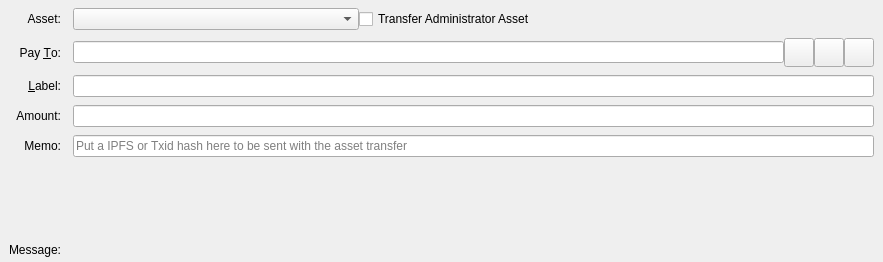
<?xml version="1.0" encoding="UTF-8"?>
<ui version="4.0">
 <class>SendAssetsEntry</class>
 <widget class="QStackedWidget" name="SendAssetsEntry">
  <property name="geometry">
   <rect>
    <x>0</x>
    <y>0</y>
    <width>883</width>
    <height>262</height>
   </rect>
  </property>
  <property name="focusPolicy">
   <enum>Qt::TabFocus</enum>
  </property>
  <property name="autoFillBackground">
   <bool>false</bool>
  </property>
  <property name="currentIndex">
   <number>0</number>
  </property>
  <widget class="QFrame" name="SendCoins">
   <property name="toolTip">
    <string>This is an asset payment</string>
   </property>
   <property name="frameShape">
    <enum>QFrame::NoFrame</enum>
   </property>
   <layout class="QGridLayout" name="gridLayout">
    <property name="topMargin">
     <number>8</number>
    </property>
    <property name="bottomMargin">
     <number>4</number>
    </property>
    <property name="horizontalSpacing">
     <number>12</number>
    </property>
    <property name="verticalSpacing">
     <number>8</number>
    </property>
    <item row="9" column="1">
     <widget class="QLabel" name="messageTextLabel">
      <property name="toolTip">
       <string>A message that was attached to the Dynamic: URI which will be stored with the transaction for your reference. Note: This message will not be sent over the Dynamic network.</string>
      </property>
      <property name="textFormat">
       <enum>Qt::PlainText</enum>
      </property>
     </widget>
    </item>
    <item row="7" column="1">
     <widget class="QLabel" name="assetAmountLabel">
      <property name="text">
       <string/>
      </property>
      <property name="alignment">
       <set>Qt::AlignRight|Qt::AlignTrailing|Qt::AlignVCenter</set>
      </property>
     </widget>
    </item>
    <item row="5" column="0">
     <widget class="QLabel" name="memoLabel">
      <property name="text">
       <string>Memo:</string>
      </property>
      <property name="alignment">
       <set>Qt::AlignRight|Qt::AlignTrailing|Qt::AlignVCenter</set>
      </property>
     </widget>
    </item>
    <item row="4" column="0">
     <widget class="QLabel" name="amountLabel">
      <property name="text">
       <string>Amount:</string>
      </property>
      <property name="alignment">
       <set>Qt::AlignRight|Qt::AlignTrailing|Qt::AlignVCenter</set>
      </property>
     </widget>
    </item>
    <item row="3" column="1">
     <widget class="QLineEdit" name="addAsLabel">
      <property name="toolTip">
       <string>Enter a label for this address to add it to the list of used addresses</string>
      </property>
     </widget>
    </item>
    <item row="3" column="0">
     <widget class="QLabel" name="labellLabel">
      <property name="text">
       <string>&amp;Label:</string>
      </property>
      <property name="alignment">
       <set>Qt::AlignRight|Qt::AlignTrailing|Qt::AlignVCenter</set>
      </property>
      <property name="buddy">
       <cstring>addAsLabel</cstring>
      </property>
     </widget>
    </item>
    <item row="8" column="1">
     <widget class="QLabel" name="ownershipWarningMessage">
      <property name="text">
       <string/>
      </property>
     </widget>
    </item>
    <item row="1" column="0">
     <widget class="QLabel" name="assetBoxLabel">
      <property name="text">
       <string>Asset:</string>
      </property>
      <property name="alignment">
       <set>Qt::AlignRight|Qt::AlignTrailing|Qt::AlignVCenter</set>
      </property>
     </widget>
    </item>
    <item row="4" column="1">
     <layout class="QHBoxLayout" name="horizontalLayoutAmount" stretch="0">
      <item>
       <widget class="AssetAmountField" name="payAssetAmount"/>
      </item>
     </layout>
    </item>
    <item row="2" column="1">
     <layout class="QHBoxLayout" name="payToLayout">
      <property name="spacing">
       <number>0</number>
      </property>
      <item>
       <widget class="QValidatedLineEdit" name="payTo">
        <property name="toolTip">
         <string>The Dynamic address to send the payment to</string>
        </property>
       </widget>
      </item>
      <item>
       <widget class="QToolButton" name="addressBookButton">
        <property name="toolTip">
         <string>Choose previously used address</string>
        </property>
        <property name="text">
         <string/>
        </property>
        <property name="icon">
         <iconset resource="../dynamic.qrc">
          <normaloff>:/icons/address-book</normaloff>:/icons/address-book</iconset>
        </property>
        <property name="iconSize">
         <size>
          <width>22</width>
          <height>22</height>
         </size>
        </property>
        <property name="shortcut">
         <string>Alt+A</string>
        </property>
       </widget>
      </item>
      <item>
       <widget class="QToolButton" name="pasteButton">
        <property name="toolTip">
         <string>Paste address from clipboard</string>
        </property>
        <property name="text">
         <string/>
        </property>
        <property name="icon">
         <iconset resource="../dynamic.qrc">
          <normaloff>:/icons/editpaste</normaloff>:/icons/editpaste</iconset>
        </property>
        <property name="iconSize">
         <size>
          <width>22</width>
          <height>22</height>
         </size>
        </property>
        <property name="shortcut">
         <string>Alt+P</string>
        </property>
       </widget>
      </item>
      <item>
       <widget class="QToolButton" name="deleteButton">
        <property name="toolTip">
         <string>Remove this entry</string>
        </property>
        <property name="text">
         <string/>
        </property>
        <property name="icon">
         <iconset resource="../dynamic.qrc">
          <normaloff>:/icons/remove</normaloff>:/icons/remove</iconset>
        </property>
        <property name="iconSize">
         <size>
          <width>22</width>
          <height>22</height>
         </size>
        </property>
       </widget>
      </item>
     </layout>
    </item>
    <item row="10" column="0">
     <widget class="QLabel" name="messageLabel">
      <property name="text">
       <string>Message:</string>
      </property>
      <property name="alignment">
       <set>Qt::AlignRight|Qt::AlignTrailing|Qt::AlignVCenter</set>
      </property>
     </widget>
    </item>
    <item row="2" column="0">
     <widget class="QLabel" name="payToLabel">
      <property name="text">
       <string>Pay &amp;To:</string>
      </property>
      <property name="alignment">
       <set>Qt::AlignRight|Qt::AlignTrailing|Qt::AlignVCenter</set>
      </property>
      <property name="buddy">
       <cstring>payTo</cstring>
      </property>
     </widget>
    </item>
    <item row="1" column="1">
     <layout class="QHBoxLayout" name="horizontalLayout_3">
      <property name="spacing">
       <number>0</number>
      </property>
      <item>
       <widget class="QComboBox" name="assetSelectionBox">
        <property name="minimumContentsLength">
         <number>32</number>
        </property>
       </widget>
      </item>
      <item>
       <widget class="QCheckBox" name="administratorCheckbox">
        <property name="text">
         <string>Transfer Administrator Asset</string>
        </property>
       </widget>
      </item>
      <item>
       <spacer name="horizontalSpacer">
        <property name="orientation">
         <enum>Qt::Horizontal</enum>
        </property>
        <property name="sizeHint" stdset="0">
         <size>
          <width>40</width>
          <height>20</height>
         </size>
        </property>
       </spacer>
      </item>
     </layout>
    </item>
    <item row="5" column="1">
     <widget class="QLineEdit" name="memoBox">
      <property name="maxLength">
       <number>64</number>
      </property>
      <property name="placeholderText">
       <string>Put a IPFS or Txid hash here to be sent with the asset transfer</string>
      </property>
     </widget>
    </item>
   </layout>
  </widget>
  <widget class="QFrame" name="SendCoins_UnauthenticatedPaymentRequest">
   <property name="palette">
    <palette>
     <active>
      <colorrole role="WindowText">
       <brush brushstyle="SolidPattern">
        <color alpha="255">
         <red>0</red>
         <green>0</green>
         <blue>0</blue>
        </color>
       </brush>
      </colorrole>
      <colorrole role="Button">
       <brush brushstyle="SolidPattern">
        <color alpha="255">
         <red>255</red>
         <green>255</green>
         <blue>127</blue>
        </color>
       </brush>
      </colorrole>
      <colorrole role="Light">
       <brush brushstyle="SolidPattern">
        <color alpha="255">
         <red>255</red>
         <green>255</green>
         <blue>255</blue>
        </color>
       </brush>
      </colorrole>
      <colorrole role="Midlight">
       <brush brushstyle="SolidPattern">
        <color alpha="255">
         <red>255</red>
         <green>255</green>
         <blue>191</blue>
        </color>
       </brush>
      </colorrole>
      <colorrole role="Dark">
       <brush brushstyle="SolidPattern">
        <color alpha="255">
         <red>127</red>
         <green>127</green>
         <blue>63</blue>
        </color>
       </brush>
      </colorrole>
      <colorrole role="Mid">
       <brush brushstyle="SolidPattern">
        <color alpha="255">
         <red>170</red>
         <green>170</green>
         <blue>84</blue>
        </color>
       </brush>
      </colorrole>
      <colorrole role="Text">
       <brush brushstyle="SolidPattern">
        <color alpha="255">
         <red>0</red>
         <green>0</green>
         <blue>0</blue>
        </color>
       </brush>
      </colorrole>
      <colorrole role="BrightText">
       <brush brushstyle="SolidPattern">
        <color alpha="255">
         <red>255</red>
         <green>255</green>
         <blue>255</blue>
        </color>
       </brush>
      </colorrole>
      <colorrole role="ButtonText">
       <brush brushstyle="SolidPattern">
        <color alpha="255">
         <red>0</red>
         <green>0</green>
         <blue>0</blue>
        </color>
       </brush>
      </colorrole>
      <colorrole role="Base">
       <brush brushstyle="SolidPattern">
        <color alpha="255">
         <red>255</red>
         <green>255</green>
         <blue>255</blue>
        </color>
       </brush>
      </colorrole>
      <colorrole role="Window">
       <brush brushstyle="SolidPattern">
        <color alpha="255">
         <red>255</red>
         <green>255</green>
         <blue>127</blue>
        </color>
       </brush>
      </colorrole>
      <colorrole role="Shadow">
       <brush brushstyle="SolidPattern">
        <color alpha="255">
         <red>0</red>
         <green>0</green>
         <blue>0</blue>
        </color>
       </brush>
      </colorrole>
      <colorrole role="AlternateBase">
       <brush brushstyle="SolidPattern">
        <color alpha="255">
         <red>255</red>
         <green>255</green>
         <blue>191</blue>
        </color>
       </brush>
      </colorrole>
      <colorrole role="ToolTipBase">
       <brush brushstyle="SolidPattern">
        <color alpha="255">
         <red>255</red>
         <green>255</green>
         <blue>220</blue>
        </color>
       </brush>
      </colorrole>
      <colorrole role="ToolTipText">
       <brush brushstyle="SolidPattern">
        <color alpha="255">
         <red>0</red>
         <green>0</green>
         <blue>0</blue>
        </color>
       </brush>
      </colorrole>
     </active>
     <inactive>
      <colorrole role="WindowText">
       <brush brushstyle="SolidPattern">
        <color alpha="255">
         <red>0</red>
         <green>0</green>
         <blue>0</blue>
        </color>
       </brush>
      </colorrole>
      <colorrole role="Button">
       <brush brushstyle="SolidPattern">
        <color alpha="255">
         <red>255</red>
         <green>255</green>
         <blue>127</blue>
        </color>
       </brush>
      </colorrole>
      <colorrole role="Light">
       <brush brushstyle="SolidPattern">
        <color alpha="255">
         <red>255</red>
         <green>255</green>
         <blue>255</blue>
        </color>
       </brush>
      </colorrole>
      <colorrole role="Midlight">
       <brush brushstyle="SolidPattern">
        <color alpha="255">
         <red>255</red>
         <green>255</green>
         <blue>191</blue>
        </color>
       </brush>
      </colorrole>
      <colorrole role="Dark">
       <brush brushstyle="SolidPattern">
        <color alpha="255">
         <red>127</red>
         <green>127</green>
         <blue>63</blue>
        </color>
       </brush>
      </colorrole>
      <colorrole role="Mid">
       <brush brushstyle="SolidPattern">
        <color alpha="255">
         <red>170</red>
         <green>170</green>
         <blue>84</blue>
        </color>
       </brush>
      </colorrole>
      <colorrole role="Text">
       <brush brushstyle="SolidPattern">
        <color alpha="255">
         <red>0</red>
         <green>0</green>
         <blue>0</blue>
        </color>
       </brush>
      </colorrole>
      <colorrole role="BrightText">
       <brush brushstyle="SolidPattern">
        <color alpha="255">
         <red>255</red>
         <green>255</green>
         <blue>255</blue>
        </color>
       </brush>
      </colorrole>
      <colorrole role="ButtonText">
       <brush brushstyle="SolidPattern">
        <color alpha="255">
         <red>0</red>
         <green>0</green>
         <blue>0</blue>
        </color>
       </brush>
      </colorrole>
      <colorrole role="Base">
       <brush brushstyle="SolidPattern">
        <color alpha="255">
         <red>255</red>
         <green>255</green>
         <blue>255</blue>
        </color>
       </brush>
      </colorrole>
      <colorrole role="Window">
       <brush brushstyle="SolidPattern">
        <color alpha="255">
         <red>255</red>
         <green>255</green>
         <blue>127</blue>
        </color>
       </brush>
      </colorrole>
      <colorrole role="Shadow">
       <brush brushstyle="SolidPattern">
        <color alpha="255">
         <red>0</red>
         <green>0</green>
         <blue>0</blue>
        </color>
       </brush>
      </colorrole>
      <colorrole role="AlternateBase">
       <brush brushstyle="SolidPattern">
        <color alpha="255">
         <red>255</red>
         <green>255</green>
         <blue>191</blue>
        </color>
       </brush>
      </colorrole>
      <colorrole role="ToolTipBase">
       <brush brushstyle="SolidPattern">
        <color alpha="255">
         <red>255</red>
         <green>255</green>
         <blue>220</blue>
        </color>
       </brush>
      </colorrole>
      <colorrole role="ToolTipText">
       <brush brushstyle="SolidPattern">
        <color alpha="255">
         <red>0</red>
         <green>0</green>
         <blue>0</blue>
        </color>
       </brush>
      </colorrole>
     </inactive>
     <disabled>
      <colorrole role="WindowText">
       <brush brushstyle="SolidPattern">
        <color alpha="255">
         <red>127</red>
         <green>127</green>
         <blue>63</blue>
        </color>
       </brush>
      </colorrole>
      <colorrole role="Button">
       <brush brushstyle="SolidPattern">
        <color alpha="255">
         <red>255</red>
         <green>255</green>
         <blue>127</blue>
        </color>
       </brush>
      </colorrole>
      <colorrole role="Light">
       <brush brushstyle="SolidPattern">
        <color alpha="255">
         <red>255</red>
         <green>255</green>
         <blue>255</blue>
        </color>
       </brush>
      </colorrole>
      <colorrole role="Midlight">
       <brush brushstyle="SolidPattern">
        <color alpha="255">
         <red>255</red>
         <green>255</green>
         <blue>191</blue>
        </color>
       </brush>
      </colorrole>
      <colorrole role="Dark">
       <brush brushstyle="SolidPattern">
        <color alpha="255">
         <red>127</red>
         <green>127</green>
         <blue>63</blue>
        </color>
       </brush>
      </colorrole>
      <colorrole role="Mid">
       <brush brushstyle="SolidPattern">
        <color alpha="255">
         <red>170</red>
         <green>170</green>
         <blue>84</blue>
        </color>
       </brush>
      </colorrole>
      <colorrole role="Text">
       <brush brushstyle="SolidPattern">
        <color alpha="255">
         <red>127</red>
         <green>127</green>
         <blue>63</blue>
        </color>
       </brush>
      </colorrole>
      <colorrole role="BrightText">
       <brush brushstyle="SolidPattern">
        <color alpha="255">
         <red>255</red>
         <green>255</green>
         <blue>255</blue>
        </color>
       </brush>
      </colorrole>
      <colorrole role="ButtonText">
       <brush brushstyle="SolidPattern">
        <color alpha="255">
         <red>127</red>
         <green>127</green>
         <blue>63</blue>
        </color>
       </brush>
      </colorrole>
      <colorrole role="Base">
       <brush brushstyle="SolidPattern">
        <color alpha="255">
         <red>255</red>
         <green>255</green>
         <blue>127</blue>
        </color>
       </brush>
      </colorrole>
      <colorrole role="Window">
       <brush brushstyle="SolidPattern">
        <color alpha="255">
         <red>255</red>
         <green>255</green>
         <blue>127</blue>
        </color>
       </brush>
      </colorrole>
      <colorrole role="Shadow">
       <brush brushstyle="SolidPattern">
        <color alpha="255">
         <red>0</red>
         <green>0</green>
         <blue>0</blue>
        </color>
       </brush>
      </colorrole>
      <colorrole role="AlternateBase">
       <brush brushstyle="SolidPattern">
        <color alpha="255">
         <red>255</red>
         <green>255</green>
         <blue>127</blue>
        </color>
       </brush>
      </colorrole>
      <colorrole role="ToolTipBase">
       <brush brushstyle="SolidPattern">
        <color alpha="255">
         <red>255</red>
         <green>255</green>
         <blue>220</blue>
        </color>
       </brush>
      </colorrole>
      <colorrole role="ToolTipText">
       <brush brushstyle="SolidPattern">
        <color alpha="255">
         <red>0</red>
         <green>0</green>
         <blue>0</blue>
        </color>
       </brush>
      </colorrole>
     </disabled>
    </palette>
   </property>
   <property name="toolTip">
    <string>This is an unauthenticated payment request.</string>
   </property>
   <property name="autoFillBackground">
    <bool>true</bool>
   </property>
   <property name="frameShape">
    <enum>QFrame::NoFrame</enum>
   </property>
   <layout class="QGridLayout" name="gridLayout_is">
    <property name="spacing">
     <number>12</number>
    </property>
    <item row="0" column="0">
     <widget class="QLabel" name="payToLabel_is">
      <property name="text">
       <string>Pay To:</string>
      </property>
      <property name="alignment">
       <set>Qt::AlignRight|Qt::AlignTrailing|Qt::AlignVCenter</set>
      </property>
     </widget>
    </item>
    <item row="0" column="1">
     <layout class="QHBoxLayout" name="payToLayout_is">
      <property name="spacing">
       <number>0</number>
      </property>
      <item>
       <widget class="QLabel" name="payTo_is"/>
      </item>
      <item>
       <widget class="QToolButton" name="deleteButton_is">
        <property name="toolTip">
         <string>Remove this entry</string>
        </property>
        <property name="text">
         <string/>
        </property>
        <property name="icon">
         <iconset resource="../dynamic.qrc">
          <normaloff>:/icons/remove</normaloff>:/icons/remove</iconset>
        </property>
       </widget>
      </item>
     </layout>
    </item>
    <item row="1" column="0">
     <widget class="QLabel" name="memoLabel_is">
      <property name="text">
       <string>Memo:</string>
      </property>
      <property name="alignment">
       <set>Qt::AlignRight|Qt::AlignTrailing|Qt::AlignVCenter</set>
      </property>
     </widget>
    </item>
    <item row="1" column="1">
     <widget class="QLabel" name="memoTextLabel_is">
      <property name="textFormat">
       <enum>Qt::PlainText</enum>
      </property>
     </widget>
    </item>
    <item row="2" column="0">
     <widget class="QLabel" name="amountLabel_is">
      <property name="text">
       <string>A&amp;mount:</string>
      </property>
      <property name="alignment">
       <set>Qt::AlignRight|Qt::AlignTrailing|Qt::AlignVCenter</set>
      </property>
      <property name="buddy">
       <cstring>payAmount_is</cstring>
      </property>
     </widget>
    </item>
    <item row="2" column="1">
     <widget class="QLineEdit" name="payAmount_is">
      <property name="acceptDrops">
       <bool>false</bool>
      </property>
     </widget>
    </item>
   </layout>
  </widget>
  <widget class="QFrame" name="SendCoins_AuthenticatedPaymentRequest">
   <property name="palette">
    <palette>
     <active>
      <colorrole role="WindowText">
       <brush brushstyle="SolidPattern">
        <color alpha="255">
         <red>0</red>
         <green>0</green>
         <blue>0</blue>
        </color>
       </brush>
      </colorrole>
      <colorrole role="Button">
       <brush brushstyle="SolidPattern">
        <color alpha="255">
         <red>140</red>
         <green>232</green>
         <blue>119</blue>
        </color>
       </brush>
      </colorrole>
      <colorrole role="Light">
       <brush brushstyle="SolidPattern">
        <color alpha="255">
         <red>230</red>
         <green>255</green>
         <blue>224</blue>
        </color>
       </brush>
      </colorrole>
      <colorrole role="Midlight">
       <brush brushstyle="SolidPattern">
        <color alpha="255">
         <red>185</red>
         <green>243</green>
         <blue>171</blue>
        </color>
       </brush>
      </colorrole>
      <colorrole role="Dark">
       <brush brushstyle="SolidPattern">
        <color alpha="255">
         <red>70</red>
         <green>116</green>
         <blue>59</blue>
        </color>
       </brush>
      </colorrole>
      <colorrole role="Mid">
       <brush brushstyle="SolidPattern">
        <color alpha="255">
         <red>93</red>
         <green>155</green>
         <blue>79</blue>
        </color>
       </brush>
      </colorrole>
      <colorrole role="Text">
       <brush brushstyle="SolidPattern">
        <color alpha="255">
         <red>0</red>
         <green>0</green>
         <blue>0</blue>
        </color>
       </brush>
      </colorrole>
      <colorrole role="BrightText">
       <brush brushstyle="SolidPattern">
        <color alpha="255">
         <red>155</red>
         <green>255</green>
         <blue>147</blue>
        </color>
       </brush>
      </colorrole>
      <colorrole role="ButtonText">
       <brush brushstyle="SolidPattern">
        <color alpha="255">
         <red>0</red>
         <green>0</green>
         <blue>0</blue>
        </color>
       </brush>
      </colorrole>
      <colorrole role="Base">
       <brush brushstyle="SolidPattern">
        <color alpha="255">
         <red>119</red>
         <green>255</green>
         <blue>233</blue>
        </color>
       </brush>
      </colorrole>
      <colorrole role="Window">
       <brush brushstyle="SolidPattern">
        <color alpha="255">
         <red>140</red>
         <green>232</green>
         <blue>119</blue>
        </color>
       </brush>
      </colorrole>
      <colorrole role="Shadow">
       <brush brushstyle="SolidPattern">
        <color alpha="255">
         <red>0</red>
         <green>0</green>
         <blue>0</blue>
        </color>
       </brush>
      </colorrole>
      <colorrole role="AlternateBase">
       <brush brushstyle="SolidPattern">
        <color alpha="255">
         <red>197</red>
         <green>243</green>
         <blue>187</blue>
        </color>
       </brush>
      </colorrole>
      <colorrole role="NoRole">
       <brush brushstyle="SolidPattern">
        <color alpha="255">
         <red>125</red>
         <green>194</green>
         <blue>122</blue>
        </color>
       </brush>
      </colorrole>
      <colorrole role="ToolTipBase">
       <brush brushstyle="SolidPattern">
        <color alpha="255">
         <red>255</red>
         <green>255</green>
         <blue>220</blue>
        </color>
       </brush>
      </colorrole>
      <colorrole role="ToolTipText">
       <brush brushstyle="SolidPattern">
        <color alpha="255">
         <red>0</red>
         <green>0</green>
         <blue>0</blue>
        </color>
       </brush>
      </colorrole>
     </active>
     <inactive>
      <colorrole role="WindowText">
       <brush brushstyle="SolidPattern">
        <color alpha="255">
         <red>0</red>
         <green>0</green>
         <blue>0</blue>
        </color>
       </brush>
      </colorrole>
      <colorrole role="Button">
       <brush brushstyle="SolidPattern">
        <color alpha="255">
         <red>140</red>
         <green>232</green>
         <blue>119</blue>
        </color>
       </brush>
      </colorrole>
      <colorrole role="Light">
       <brush brushstyle="SolidPattern">
        <color alpha="255">
         <red>230</red>
         <green>255</green>
         <blue>224</blue>
        </color>
       </brush>
      </colorrole>
      <colorrole role="Midlight">
       <brush brushstyle="SolidPattern">
        <color alpha="255">
         <red>185</red>
         <green>243</green>
         <blue>171</blue>
        </color>
       </brush>
      </colorrole>
      <colorrole role="Dark">
       <brush brushstyle="SolidPattern">
        <color alpha="255">
         <red>70</red>
         <green>116</green>
         <blue>59</blue>
        </color>
       </brush>
      </colorrole>
      <colorrole role="Mid">
       <brush brushstyle="SolidPattern">
        <color alpha="255">
         <red>93</red>
         <green>155</green>
         <blue>79</blue>
        </color>
       </brush>
      </colorrole>
      <colorrole role="Text">
       <brush brushstyle="SolidPattern">
        <color alpha="255">
         <red>0</red>
         <green>0</green>
         <blue>0</blue>
        </color>
       </brush>
      </colorrole>
      <colorrole role="BrightText">
       <brush brushstyle="SolidPattern">
        <color alpha="255">
         <red>155</red>
         <green>255</green>
         <blue>147</blue>
        </color>
       </brush>
      </colorrole>
      <colorrole role="ButtonText">
       <brush brushstyle="SolidPattern">
        <color alpha="255">
         <red>0</red>
         <green>0</green>
         <blue>0</blue>
        </color>
       </brush>
      </colorrole>
      <colorrole role="Base">
       <brush brushstyle="SolidPattern">
        <color alpha="255">
         <red>119</red>
         <green>255</green>
         <blue>233</blue>
        </color>
       </brush>
      </colorrole>
      <colorrole role="Window">
       <brush brushstyle="SolidPattern">
        <color alpha="255">
         <red>140</red>
         <green>232</green>
         <blue>119</blue>
        </color>
       </brush>
      </colorrole>
      <colorrole role="Shadow">
       <brush brushstyle="SolidPattern">
        <color alpha="255">
         <red>0</red>
         <green>0</green>
         <blue>0</blue>
        </color>
       </brush>
      </colorrole>
      <colorrole role="AlternateBase">
       <brush brushstyle="SolidPattern">
        <color alpha="255">
         <red>197</red>
         <green>243</green>
         <blue>187</blue>
        </color>
       </brush>
      </colorrole>
      <colorrole role="NoRole">
       <brush brushstyle="SolidPattern">
        <color alpha="255">
         <red>125</red>
         <green>194</green>
         <blue>122</blue>
        </color>
       </brush>
      </colorrole>
      <colorrole role="ToolTipBase">
       <brush brushstyle="SolidPattern">
        <color alpha="255">
         <red>255</red>
         <green>255</green>
         <blue>220</blue>
        </color>
       </brush>
      </colorrole>
      <colorrole role="ToolTipText">
       <brush brushstyle="SolidPattern">
        <color alpha="255">
         <red>0</red>
         <green>0</green>
         <blue>0</blue>
        </color>
       </brush>
      </colorrole>
     </inactive>
     <disabled>
      <colorrole role="WindowText">
       <brush brushstyle="SolidPattern">
        <color alpha="255">
         <red>70</red>
         <green>116</green>
         <blue>59</blue>
        </color>
       </brush>
      </colorrole>
      <colorrole role="Button">
       <brush brushstyle="SolidPattern">
        <color alpha="255">
         <red>140</red>
         <green>232</green>
         <blue>119</blue>
        </color>
       </brush>
      </colorrole>
      <colorrole role="Light">
       <brush brushstyle="SolidPattern">
        <color alpha="255">
         <red>230</red>
         <green>255</green>
         <blue>224</blue>
        </color>
       </brush>
      </colorrole>
      <colorrole role="Midlight">
       <brush brushstyle="SolidPattern">
        <color alpha="255">
         <red>185</red>
         <green>243</green>
         <blue>171</blue>
        </color>
       </brush>
      </colorrole>
      <colorrole role="Dark">
       <brush brushstyle="SolidPattern">
        <color alpha="255">
         <red>70</red>
         <green>116</green>
         <blue>59</blue>
        </color>
       </brush>
      </colorrole>
      <colorrole role="Mid">
       <brush brushstyle="SolidPattern">
        <color alpha="255">
         <red>93</red>
         <green>155</green>
         <blue>79</blue>
        </color>
       </brush>
      </colorrole>
      <colorrole role="Text">
       <brush brushstyle="SolidPattern">
        <color alpha="255">
         <red>70</red>
         <green>116</green>
         <blue>59</blue>
        </color>
       </brush>
      </colorrole>
      <colorrole role="BrightText">
       <brush brushstyle="SolidPattern">
        <color alpha="255">
         <red>155</red>
         <green>255</green>
         <blue>147</blue>
        </color>
       </brush>
      </colorrole>
      <colorrole role="ButtonText">
       <brush brushstyle="SolidPattern">
        <color alpha="255">
         <red>70</red>
         <green>116</green>
         <blue>59</blue>
        </color>
       </brush>
      </colorrole>
      <colorrole role="Base">
       <brush brushstyle="SolidPattern">
        <color alpha="255">
         <red>140</red>
         <green>232</green>
         <blue>119</blue>
        </color>
       </brush>
      </colorrole>
      <colorrole role="Window">
       <brush brushstyle="SolidPattern">
        <color alpha="255">
         <red>140</red>
         <green>232</green>
         <blue>119</blue>
        </color>
       </brush>
      </colorrole>
      <colorrole role="Shadow">
       <brush brushstyle="SolidPattern">
        <color alpha="255">
         <red>0</red>
         <green>0</green>
         <blue>0</blue>
        </color>
       </brush>
      </colorrole>
      <colorrole role="AlternateBase">
       <brush brushstyle="SolidPattern">
        <color alpha="255">
         <red>140</red>
         <green>232</green>
         <blue>119</blue>
        </color>
       </brush>
      </colorrole>
      <colorrole role="NoRole">
       <brush brushstyle="SolidPattern">
        <color alpha="255">
         <red>125</red>
         <green>194</green>
         <blue>122</blue>
        </color>
       </brush>
      </colorrole>
      <colorrole role="ToolTipBase">
       <brush brushstyle="SolidPattern">
        <color alpha="255">
         <red>255</red>
         <green>255</green>
         <blue>220</blue>
        </color>
       </brush>
      </colorrole>
      <colorrole role="ToolTipText">
       <brush brushstyle="SolidPattern">
        <color alpha="255">
         <red>0</red>
         <green>0</green>
         <blue>0</blue>
        </color>
       </brush>
      </colorrole>
     </disabled>
    </palette>
   </property>
   <property name="toolTip">
    <string>This is an authenticated payment request.</string>
   </property>
   <property name="autoFillBackground">
    <bool>true</bool>
   </property>
   <property name="frameShape">
    <enum>QFrame::NoFrame</enum>
   </property>
   <layout class="QGridLayout" name="gridLayout_s">
    <property name="spacing">
     <number>12</number>
    </property>
    <item row="0" column="0">
     <widget class="QLabel" name="payToLabel_s">
      <property name="text">
       <string>Pay To:</string>
      </property>
      <property name="alignment">
       <set>Qt::AlignRight|Qt::AlignTrailing|Qt::AlignVCenter</set>
      </property>
     </widget>
    </item>
    <item row="0" column="1">
     <layout class="QHBoxLayout" name="payToLayout_s">
      <property name="spacing">
       <number>0</number>
      </property>
      <item>
       <widget class="QLabel" name="payTo_s">
        <property name="textFormat">
         <enum>Qt::PlainText</enum>
        </property>
       </widget>
      </item>
      <item>
       <widget class="QToolButton" name="deleteButton_s">
        <property name="toolTip">
         <string>Remove this entry</string>
        </property>
        <property name="text">
         <string/>
        </property>
        <property name="icon">
         <iconset resource="../dynamic.qrc">
          <normaloff>:/icons/remove</normaloff>:/icons/remove</iconset>
        </property>
       </widget>
      </item>
     </layout>
    </item>
    <item row="1" column="0">
     <widget class="QLabel" name="memoLabel_s">
      <property name="text">
       <string>Memo:</string>
      </property>
      <property name="alignment">
       <set>Qt::AlignRight|Qt::AlignTrailing|Qt::AlignVCenter</set>
      </property>
     </widget>
    </item>
    <item row="1" column="1">
     <widget class="QLabel" name="memoTextLabel_s">
      <property name="textFormat">
       <enum>Qt::PlainText</enum>
      </property>
     </widget>
    </item>
    <item row="2" column="0">
     <widget class="QLabel" name="amountLabel_s">
      <property name="text">
       <string>A&amp;mount:</string>
      </property>
      <property name="alignment">
       <set>Qt::AlignRight|Qt::AlignTrailing|Qt::AlignVCenter</set>
      </property>
      <property name="buddy">
       <cstring>payAmount_s</cstring>
      </property>
     </widget>
    </item>
    <item row="2" column="1">
     <widget class="DynamicAmountField" name="payAmount_s">
      <property name="acceptDrops">
       <bool>false</bool>
      </property>
     </widget>
    </item>
   </layout>
  </widget>
 </widget>
 <customwidgets>
  <customwidget>
   <class>QValidatedLineEdit</class>
   <extends>QLineEdit</extends>
   <header>qvalidatedlineedit.h</header>
  </customwidget>
  <customwidget>
   <class>DynamicAmountField</class>
   <extends>QLineEdit</extends>
   <header>dynamicamountfield.h</header>
   <container>1</container>
  </customwidget>
  <customwidget>
   <class>AssetAmountField</class>
   <extends>QLineEdit</extends>
   <header location="global">dynamicamountfield.h</header>
  </customwidget>
 </customwidgets>
 <tabstops>
  <tabstop>payTo</tabstop>
  <tabstop>addressBookButton</tabstop>
  <tabstop>pasteButton</tabstop>
  <tabstop>deleteButton</tabstop>
  <tabstop>addAsLabel</tabstop>
  <tabstop>payAmount_is</tabstop>
  <tabstop>deleteButton_is</tabstop>
  <tabstop>payAmount_s</tabstop>
  <tabstop>deleteButton_s</tabstop>
 </tabstops>
 <resources>
  <include location="../dynamic.qrc"/>
 </resources>
 <connections/>
</ui>
